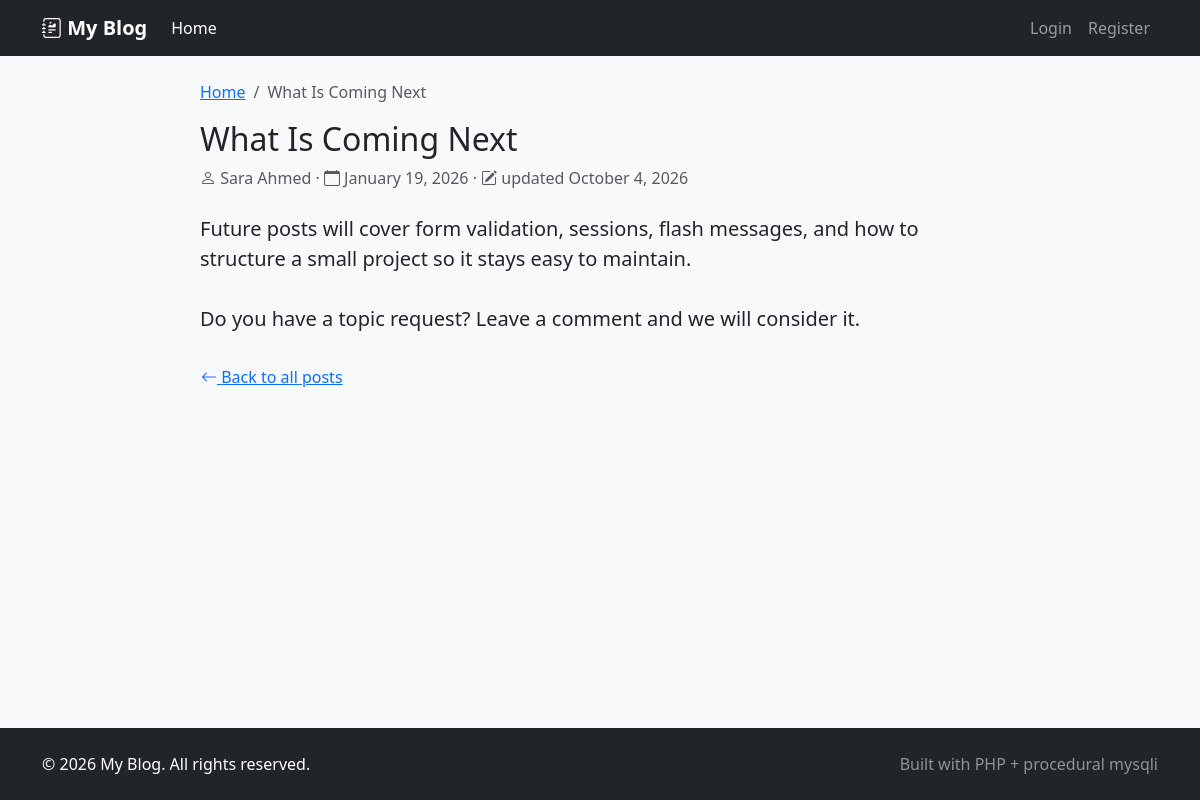
Screenshot of /index.php?page=post&id=8 with the database file from the repository.
### tables this page shows
CREATE TABLE posts (
    id INT NOT NULL AUTO_INCREMENT PRIMARY KEY,
    user_id INT NOT NULL,
    title VARCHAR(200) NOT NULL,
    content TEXT NOT NULL,
    image VARCHAR(255) DEFAULT NULL,
    created_at DATETIME NOT NULL DEFAULT CURRENT_TIMESTAMP,
    updated_at DATETIME NOT NULL DEFAULT CURRENT_TIMESTAMP ON UPDATE CURRENT_TIMESTAMP,
    KEY idx_posts_user_id (user_id),
    CONSTRAINT fk_posts_user FOREIGN KEY (user_id) REFERENCES users (id) ON DELETE CASCADE
);

CREATE TABLE users (
    id INT NOT NULL AUTO_INCREMENT PRIMARY KEY,
    name VARCHAR(100) NOT NULL,
    email VARCHAR(190) NOT NULL UNIQUE,
    password VARCHAR(255) NOT NULL,
    role ENUM('admin','user') NOT NULL DEFAULT 'user',
    created_at DATETIME NOT NULL DEFAULT CURRENT_TIMESTAMP
);

### index.php (called while the page is built, shortened)
<?php
require_once __DIR__ . '/config/config.php';
require_once __DIR__ . '/core/functions.php';
$page = $_GET['page'] ?? 'home';
switch ($page) {
    case 'post':
        $post = getPostById($_GET['id'] ?? 0);
        break;
}
require __DIR__ . '/inc/header.php';
require __DIR__ . '/views/' . $page . '.php';
require __DIR__ . '/inc/footer.php';

### core/functions.php (called while the page is built, shortened)
<?php
function e($value)
{
    return htmlspecialchars((string) $value, ENT_QUOTES, 'UTF-8');
}
function getPostById($id)
{
    global $conn;
    $id = (int) $id;
    $sql = "SELECT p.*, u.name AS author_name, u.role AS author_role
            FROM posts p
            INNER JOIN users u ON u.id = p.user_id
            WHERE p.id = $id
            LIMIT 1";
    $result = mysqli_query($conn, $sql);
    if ($result) {
        $row = mysqli_fetch_assoc($result);
        return $row ?: null;
    }
    return null;
}

### views/post.php (the view, shortened to what this page needs)
<article class="mx-auto" style="max-width: 800px;">
    <nav aria-label="breadcrumb">
        <ol class="breadcrumb">
            <li class="breadcrumb-item"><a href="index.php?page=home">Home</a></li>
            <li class="breadcrumb-item active" aria-current="page"><?= e($post['title']) ?></li>
        </ol>
    </nav>
    <header class="mb-4">
        <h1 class="h2 mb-2"><?= e($post['title']) ?></h1>
        <p class="text-muted mb-0">
            <i class="bi bi-person"></i> <?= e($post['author_name']) ?>
            &middot; <i class="bi bi-calendar"></i> <?= e(date('F j, Y', strtotime($post['created_at']))) ?>
            <?php if ($post['updated_at'] !== $post['created_at']) { ?>
                &middot; <i class="bi bi-pencil-square"></i> updated <?= e(date('F j, Y', strtotime($post['updated_at']))) ?>
            <?php } ?>
        </p>
    </header>
    <div class="post-content fs-5">
        <?= nl2br(e($post['content'])) ?>
    </div>
    <a href="index.php?page=home" class="btn btn-link px-0 mt-4">
        <i class="bi bi-arrow-left"></i> Back to all posts
    </a>
</article>

### assets/css/style.css (style rules this page uses)
body { min-height: 100vh; display: flex; flex-direction: column; background-color: #f8f9fa; }
.post-content { white-space: normal; word-wrap: break-word; }

### rows the page displays
posts: title "What Is Coming Next", user.name "Sara Ahmed", created_at "January 19, 2026", updated_at "October 4, 2026", content "Future posts will cover form validation, sessions, flash messages, and how to structure a small project so it stays easy to maintain. Do you have a topic request? Leave a comment and we will consider it."

### other values shown
SITE_NAME "My Blog"
